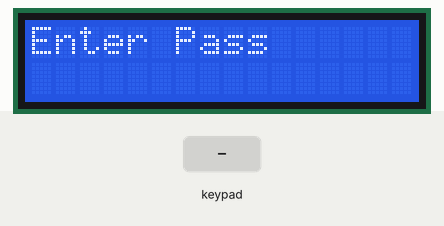
The sketch below on a simulated Arduino Uno, built with avr-gcc and run on an emulated ATmega328P. On the bench: 16×2 character LCD. Wiring (inferred from the names in the program): 4×4 keypad with keys 1 2 3 A 4 5 6 B 7 8 9 C * 0 # D (labels assumed): rows pin 13, pin 12, pin 11, pin 10; columns pin 9, pin 8, pin 7, pin 6. The inputs (shaded band) are chosen by the test bench.

Above: at 1.2 s.
1.3 s: keypad keys 1 3 9 7 # pressed 0.4 s apart
At 3.7 s:
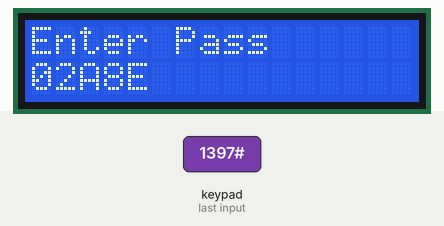
4.8 s: key '8' pressed
At 5.1 s:
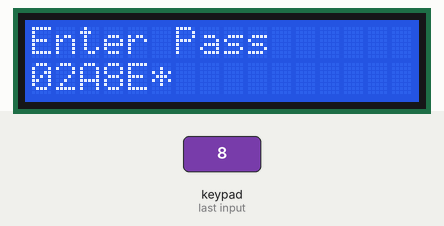
6.3 s: keypad keys 1 3 9 7 D pressed 0.4 s apart
At 8.7 s:
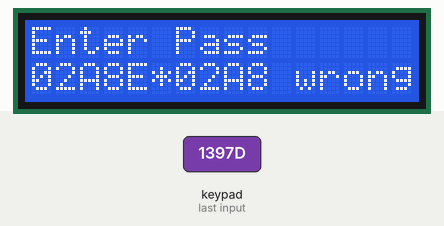
9.8 s: key '*' pressed
At 10.2 s:
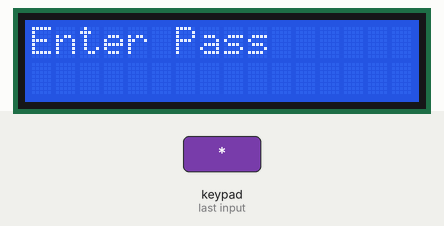
11.3 s: key 'C' pressed
At 12.5 s:
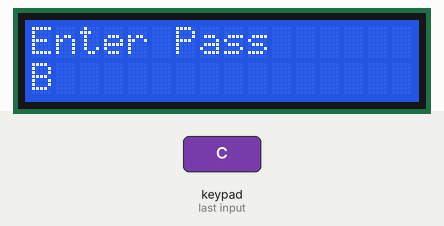
12.8 s: keypad keys 1 2 3 4 # pressed 0.4 s apart
At 14.8 s:
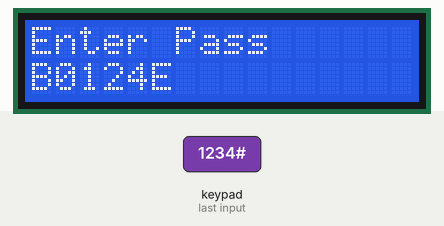
Timing chart, 0 to 16.3 s (numbered marks = the images above; inputs shaded):
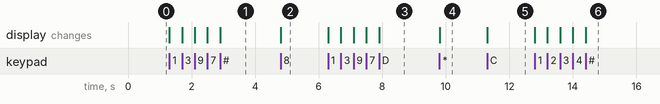

The sketch:

Lcd_keypad_security.ino
```cpp
#include <LiquidCrystal.h>
int rs=5 , en=3, d4=2,d5=16, d6=15,d7=14;
LiquidCrystal lcd(rs, en, d4, d5, d6, d7);

int r1=13, r2=12, r3=11, r4=10 ;
int c1=9, c2=8, c3=7 ,c4=6 ;

void setup() {
  lcd.begin(16, 2);
  lcd.print("Enter Pass");
  // all rows as OUTPUT, columns as INPUT, make all Columns HIGH
  pinMode(r1,OUTPUT);  pinMode(r2,OUTPUT);  pinMode(r3,OUTPUT);   pinMode(r4,OUTPUT);
  pinMode(c1,INPUT);   pinMode(c2,INPUT);   pinMode(c3,INPUT);    pinMode(c4,INPUT);
  digitalWrite(c1,HIGH);  digitalWrite(c2,HIGH);  digitalWrite(c3,HIGH);  digitalWrite(c4,HIGH);
  lcd.setCursor(0,1);

}
int i=0, pass=0;
void loop() {
   //make ROW1 as LOW, rest all rows HIGH and check all the corresponding columns
  digitalWrite(r1,LOW);   digitalWrite(r2,HIGH);  digitalWrite(r3,HIGH); digitalWrite(r4,HIGH);
  if(digitalRead(c1)==LOW){ lcd.print("0"); pass = pass*10+0; delay(300);   }
  if(digitalRead(c2)==LOW){ lcd.print("1"); pass = pass*10+1;delay(300);   }
  if(digitalRead(c3)==LOW){ lcd.print("2"); pass = pass*10+2;delay(300);  }
  if(digitalRead(c4)==LOW){ lcd.print("3"); pass = pass*10+3;delay(300);  }

  digitalWrite(r1,HIGH);   digitalWrite(r2,LOW);  digitalWrite(r3,HIGH); digitalWrite(r4,HIGH);
  if(digitalRead(c1)==LOW){ lcd.print("4"); pass = pass*10+4;  delay(300);   }
  if(digitalRead(c2)==LOW){ lcd.print("5"); pass = pass*10+5;delay(300);   }
  if(digitalRead(c3)==LOW){ lcd.print("6"); pass = pass*10+6;delay(300);  }
  if(digitalRead(c4)==LOW){ lcd.print("7"); pass = pass*10+7; delay(300);  }

  digitalWrite(r1,HIGH);   digitalWrite(r2,HIGH);  digitalWrite(r3,LOW); digitalWrite(r4,HIGH);
  if(digitalRead(c1)==LOW){ lcd.print("8"); delay(300);   }
  if(digitalRead(c2)==LOW){ lcd.print("*"); delay(300);   }
  if(digitalRead(c3)==LOW){ lcd.print("A"); delay(300);  }
  if(digitalRead(c4)==LOW){ lcd.print("B"); delay(300);  }

  digitalWrite(r1,HIGH);   digitalWrite(r2,HIGH);  digitalWrite(r3,HIGH); digitalWrite(r4,LOW);
  if(digitalRead(c1)==LOW){ //lcd.print("C"); delay(300);
    lcd.clear();    pass=0;
    lcd.print("Enter Pass");
    lcd.setCursor(0,1);
  }
  if(digitalRead(c2)==LOW){ lcd.print("D"); delay(300);   }
  if(digitalRead(c3)==LOW){ lcd.print("E"); delay(300);  }
  if(digitalRead(c4)==LOW){
    if ( pass==37){
      lcd.print(" right"); pass=0;
    }else  {
      lcd.print(" wrong"); pass=0;
    }
    delay(300);
    }

}
```

Measured:
- after the input at 1.3 s, the display: first changes at once (image 1 shows a later state)
- after the input at 4.8 s, the display: changes at once (image 2)
- after the input at 6.3 s, the display: first changes at once (image 3 shows a later state)
- after the input at 9.8 s, the display: changes at once (image 4)
- after the input at 11.3 s, the display: changes at once (image 5)
- after the input at 12.8 s, the display: first changes at once (image 6 shows a later state)
